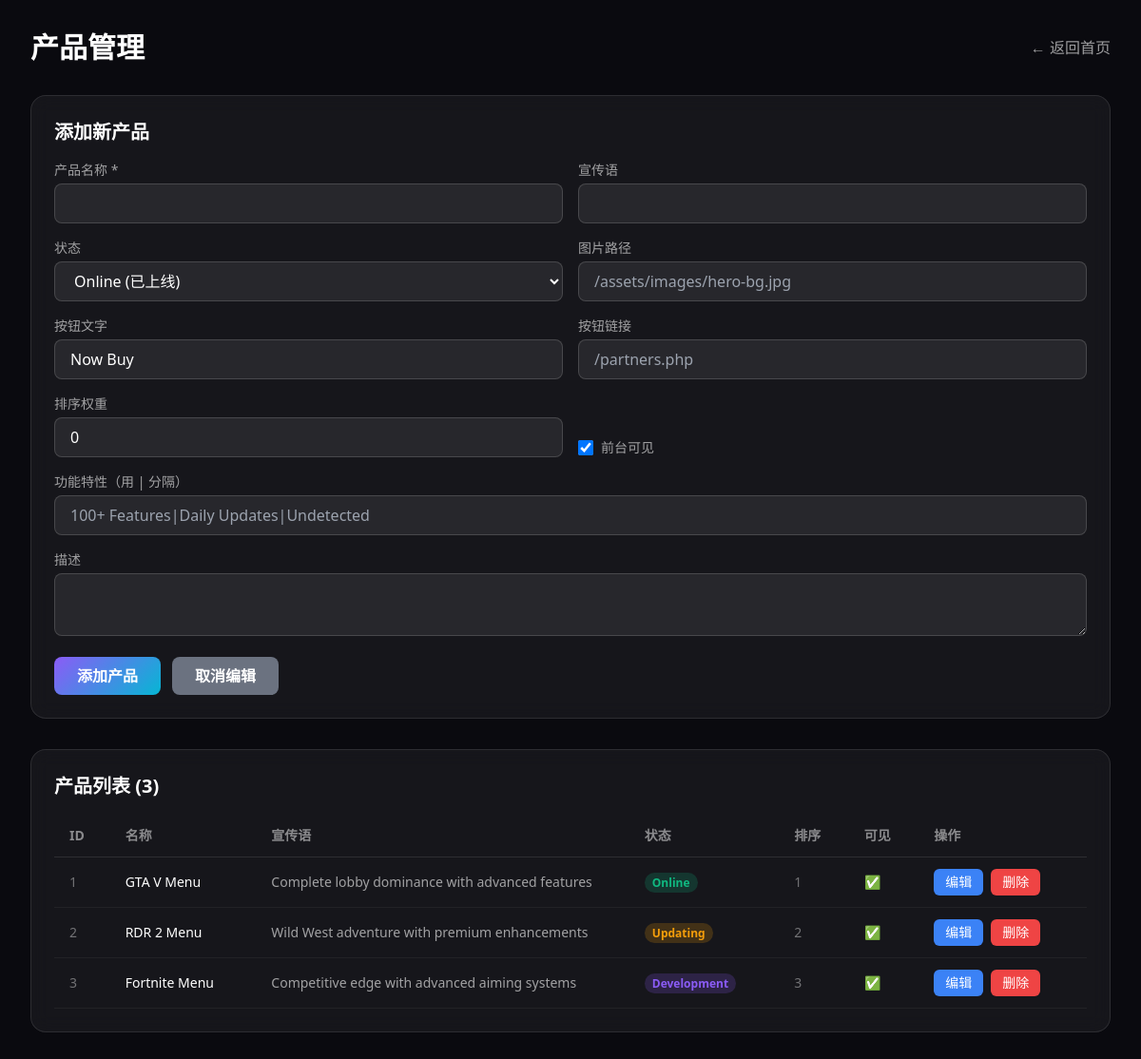
/admin/products.php, run on the app's committed database.
### tables this page shows
CREATE TABLE IF NOT EXISTS `products` (
    `id` INT UNSIGNED NOT NULL AUTO_INCREMENT,
    `name` VARCHAR(100) NOT NULL,
    `tagline` VARCHAR(255) NOT NULL DEFAULT '',
    `description` TEXT NOT NULL,
    `status` ENUM('online', 'updating', 'development') NOT NULL DEFAULT 'development',
    `image` VARCHAR(255) NOT NULL DEFAULT '',
    `button_text` VARCHAR(50) NOT NULL DEFAULT 'Now Buy',
    `button_link` VARCHAR(255) NOT NULL DEFAULT '',
    `features` TEXT NOT NULL,
    `sort_order` INT NOT NULL DEFAULT 0,
    `is_visible` TINYINT(1) NOT NULL DEFAULT 1,
    `created_at` TIMESTAMP NOT NULL DEFAULT CURRENT_TIMESTAMP,
    `updated_at` TIMESTAMP NOT NULL DEFAULT CURRENT_TIMESTAMP ON UPDATE CURRENT_TIMESTAMP,
    PRIMARY KEY (`id`)
);

### includes/Database.php (called while the page is built, shortened)
<?php
class Database {
    private static ?Database $instance = null;
    private PDO $pdo;
    private function __construct() {
        $dsn = sprintf(
            'mysql:host=%s;dbname=%s;charset=%s',
            DB_HOST, DB_NAME, DB_CHARSET
        );
        $options = [
            PDO::ATTR_ERRMODE            => PDO::ERRMODE_EXCEPTION,
            PDO::ATTR_DEFAULT_FETCH_MODE => PDO::FETCH_ASSOC,
            PDO::ATTR_EMULATE_PREPARES   => false,
        ];
        try {
            $this->pdo = new PDO($dsn, DB_USER, DB_PASS, $options);
        } catch (PDOException $e) {
            error_log('Database connection failed: ' . $e->getMessage());
            throw new Exception('数据库连接失败，请检查配置');
        }
    }
    public static function getInstance(): Database {
        if (self::$instance === null) {
            self::$instance = new self();
        }
        return self::$instance;
    }
    public function getPdo(): PDO {
        return $this->pdo;
    }
}

### includes/models/Product.php (called while the page is built, shortened)
<?php
require_once __DIR__ . '/../Database.php';
class Product {
    private PDO $db;
    public function __construct() {
        $this->db = Database::getInstance()->getPdo();
    }
    public function getAll(): array {
        $stmt = $this->db->query('SELECT * FROM products ORDER BY sort_order ASC, id ASC');
        return $stmt->fetchAll();
    }
}

### admin/products.php (the view, shortened to what this page needs)
<?php
require_once __DIR__ . '/../includes/models/Product.php';
$productModel = new Product();
$products = $productModel->getAll();
?>
<!DOCTYPE html>
<html lang="zh-CN">
<head>
    <script src="https://cdn.tailwindcss.com"></script>
</head>
<body class="min-h-screen p-8">
    <div class="max-w-6xl mx-auto">
        <div class="flex items-center justify-between mb-8">
            <h1 class="text-3xl font-bold">产品管理</h1>
            <a href="<?php echo SITE_URL; ?>/index.php" class="text-white/60 hover:text-white transition">← 返回首页</a>
        </div>
        <div class="glass rounded-2xl p-6 mb-8">
            <h2 class="text-xl font-bold mb-4" id="form-title">添加新产品</h2>
            <form id="product-form" class="grid grid-cols-1 md:grid-cols-2 gap-4">
                <div>
                    <label class="block text-sm text-white/60 mb-1">产品名称 *</label>
                    <input type="text" id="f-name" class="input-field" required>
                </div>
                <div>
                    <label class="block text-sm text-white/60 mb-1">宣传语</label>
                    <input type="text" id="f-tagline" class="input-field">
                </div>
                <div>
                    <label class="block text-sm text-white/60 mb-1">状态</label>
                    <select id="f-status" class="input-field">
                        <option value="online">Online (已上线)</option>
                    </select>
                </div>
                <div>
                    <label class="block text-sm text-white/60 mb-1">图片路径</label>
                    <input type="text" id="f-image" class="input-field" placeholder="/assets/images/hero-bg.jpg">
                </div>
                <div>
                    <label class="block text-sm text-white/60 mb-1">按钮文字</label>
                    <input type="text" id="f-button-text" class="input-field" value="Now Buy">
                </div>
                <div>
                    <label class="block text-sm text-white/60 mb-1">按钮链接</label>
                    <input type="text" id="f-button-link" class="input-field" placeholder="/partners.php">
                </div>
                <div>
                    <label class="block text-sm text-white/60 mb-1">排序权重</label>
                    <input type="number" id="f-sort-order" class="input-field" value="0">
                </div>
                <div class="flex items-end">
                    <label class="flex items-center gap-2 cursor-pointer">
                        <input type="checkbox" id="f-is-visible" checked class="w-4 h-4">
                        <span class="text-sm text-white/60">前台可见</span>
                    </label>
                </div>
                <div class="md:col-span-2">
                    <label class="block text-sm text-white/60 mb-1">功能特性（用 | 分隔）</label>
                    <input type="text" id="f-features" class="input-field" placeholder="100+ Features|Daily Updates|Undetected">
                </div>
                <div class="md:col-span-2">
                    <label class="block text-sm text-white/60 mb-1">描述</label>
                    <textarea id="f-description" class="input-field" rows="2"></textarea>
                </div>
                <div class="md:col-span-2 flex gap-3">
                    <button type="submit" class="btn-primary" id="submit-btn">添加产品</button>
                    <button type="button" class="btn-primary" style="background: #6b7280;" id="cancel-btn" onclick="resetForm()" style="display:none;">取消编辑</button>
                </div>
            </form>
        </div>
        <div class="glass rounded-2xl p-6">
            <h2 class="text-xl font-bold mb-4">产品列表 (<?php echo count($products); ?>)</h2>
            <div class="overflow-x-auto">
                <table class="w-full text-sm">
                    <thead>
                        <tr class="text-white/50 border-b border-white/10">
                            <th class="text-left py-3 px-4">ID</th>
                            <th class="text-left py-3 px-4">名称</th>
                            <th class="text-left py-3 px-4">宣传语</th>
                            <th class="text-left py-3 px-4">状态</th>
                            <th class="text-left py-3 px-4">排序</th>
                            <th class="text-left py-3 px-4">可见</th>
                            <th class="text-left py-3 px-4">操作</th>
                        </tr>
                    </thead>
                    <tbody id="product-list">
                        <?php foreach ($products as $p): ?>
                        <tr class="border-b border-white/5 hover:bg-white/5 transition" data-id="<?php echo $p['id']; ?>">
                            <td class="py-3 px-4 text-white/40"><?php echo $p['id']; ?></td>
                            <td class="py-3 px-4 font-medium"><?php echo htmlspecialchars($p['name']); ?></td>
                            <td class="py-3 px-4 text-white/60 max-w-xs truncate"><?php echo htmlspecialchars($p['tagline']); ?></td>
                            <td class="py-3 px-4"><span class="badge badge-<?php echo $p['status']; ?>"><?php echo ucfirst($p['status']); ?></span></td>
                            <td class="py-3 px-4 text-white/40"><?php echo $p['sort_order']; ?></td>
                            <td class="py-3 px-4"><?php echo $p['is_visible'] ? '✅' : '❌'; ?></td>
                            <td class="py-3 px-4 flex gap-2">
                                <button class="btn-edit" onclick="editProduct(<?php echo htmlspecialchars(json_encode($p), ENT_QUOTES); ?>)">编辑</button>
                                <button class="btn-danger" onclick="deleteProduct(<?php echo $p['id']; ?>)">删除</button>
                            </td>
                        </tr>
                        <?php endforeach; ?>
                    </tbody>
                </table>
            </div>
        </div>
    </div>
</body>
</html>

### admin/products.php (style rules this page uses)
body { background: #0a0a0f; color: #fff; }
.glass { background: rgba(255,255,255,0.05); border: 1px solid rgba(255,255,255,0.1); backdrop-filter: blur(10px); }
.input-field { background: rgba(255,255,255,0.08); border: 1px solid rgba(255,255,255,0.15); color: #fff; padding: 0.5rem 1rem; border-radius: 0.5rem; width: 100%; }
.btn-primary { background: linear-gradient(135deg, #8b5cf6, #06b6d4); color: #fff; padding: 0.5rem 1.5rem; border-radius: 0.5rem; font-weight: 600; border: none; cursor: pointer; }
.btn-danger { background: #ef4444; color: #fff; padding: 0.25rem 0.75rem; border-radius: 0.375rem; font-size: 0.875rem; border: none; cursor: pointer; }
.btn-edit { background: #3b82f6; color: #fff; padding: 0.25rem 0.75rem; border-radius: 0.375rem; font-size: 0.875rem; border: none; cursor: pointer; }
.badge { padding: 0.125rem 0.5rem; border-radius: 9999px; font-size: 0.75rem; font-weight: 600; }
.badge-online { background: rgba(16,185,129,0.2); color: #10b981; }
.badge-updating { background: rgba(245,158,11,0.2); color: #f59e0b; }
.badge-development { background: rgba(139,92,246,0.2); color: #8b5cf6; }

### data on the page
products: id "1", name "GTA V Menu", tagline "Complete lobby dominance with advanced features", status "Online", sort_order "1"
products: id "2", name "RDR 2 Menu", tagline "Wild West adventure with premium enhancements", status "Updating", sort_order "2"
products: id "3", name "Fortnite Menu", tagline "Competitive edge with advanced aiming systems", status "Development", sort_order "3"

### other printed values
count($products) "3"
